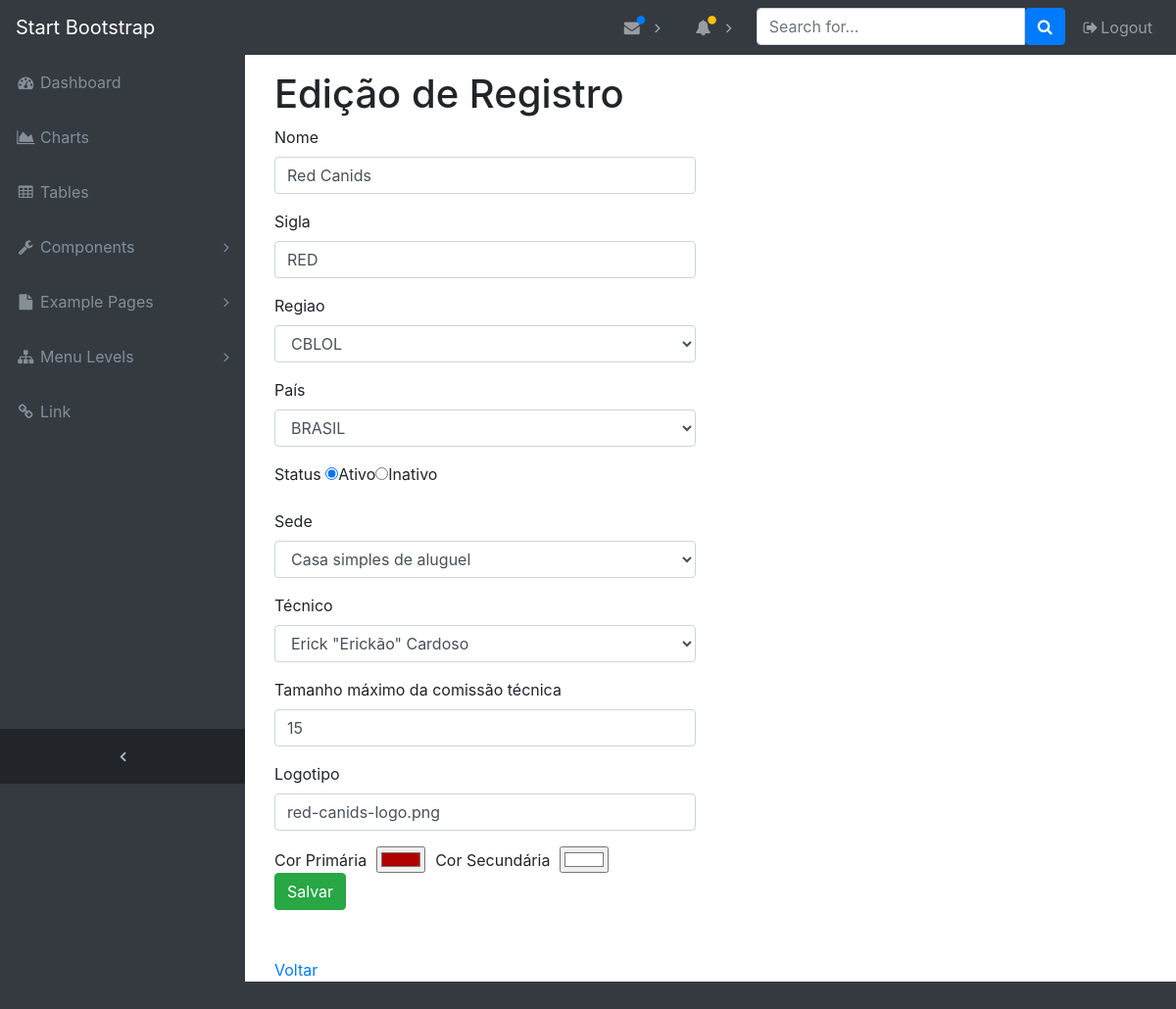
The app's page /index.php/equipe/edit/2 with its own data.
### tables this page shows
CREATE TABLE IF NOT EXISTS `equipe` (
  `id` INT NOT NULL AUTO_INCREMENT,
  `nome` VARCHAR(45) NOT NULL,
  `sigla` VARCHAR(10) NOT NULL,
  `regiao_id` INT NOT NULL,
  `status` VARCHAR(45) NOT NULL,
  `pais_id` INT NOT NULL,
  `sede_id` INT NOT NULL,
  `tecnico_id` INT NOT NULL,
  `qtd_comissao` INT NOT NULL,
  `logo` VARCHAR(45) NOT NULL,
  `cor_primaria` VARCHAR(45) NOT NULL,
  `cor_secundaria` VARCHAR(45) NOT NULL,
  PRIMARY KEY (`id`, `regiao_id`, `pais_id`, `sede_id`, `tecnico_id`),
  INDEX `fk_equipe_regiao1_idx` (`regiao_id` ASC),
  INDEX `fk_equipe_pais1_idx` (`pais_id` ASC),
  INDEX `fk_equipe_sede1_idx` (`sede_id` ASC),
  INDEX `fk_equipe_tecnico1_idx` (`tecnico_id` ASC),
  CONSTRAINT `fk_equipe_regiao1`
    FOREIGN KEY (`regiao_id`)
    REFERENCES `regiao` (`id`)
    ON DELETE NO ACTION
    ON UPDATE NO ACTION,
  CONSTRAINT `fk_equipe_pais1`
    FOREIGN KEY (`pais_id`)
    REFERENCES `pais` (`id`)
    ON DELETE NO ACTION
    ON UPDATE NO ACTION,
  CONSTRAINT `fk_equipe_sede1`
    FOREIGN KEY (`sede_id`)
    REFERENCES `sede` (`id`)
    ON DELETE NO ACTION
    ON UPDATE NO ACTION,
  CONSTRAINT `fk_equipe_tecnico1`
    FOREIGN KEY (`tecnico_id`)
    REFERENCES `tecnico` (`id`)
    ON DELETE NO ACTION
    ON UPDATE NO ACTION);

### application/controllers/Equipe.php (called while the page is built, shortened)
<?php
class Equipe extends CI_Controller {
	public function edit($id = null){
		if ($id) {
			$equipes = $this->m_equipes->get_equipes($id);
			$status_equipe = array(
				1 => 'Ativo',
				2 => 'Inativo'
			);
			if ($equipes->num_rows() > 0 ) {
				$variaveis['titulo'] = 'Edição de Registro';
				$variaveis['id'] = $equipes->row()->id;
				$variaveis['nome'] = $equipes->row()->nome;
				$variaveis['sigla'] = $equipes->row()->sigla;
				$variaveis['regiao'] = $equipes->row()->regiao_id;
				$variaveis['pais'] = $equipes->row()->pais_id;
				$variaveis['status'] = $equipes->row()->status;
				$variaveis['sede'] = $equipes->row()->sede_id;
				$variaveis['tecnico'] = $equipes->row()->tecnico_id;
				$variaveis['comissao'] = $equipes->row()->qtd_comissao;
				$variaveis['logo'] = $equipes->row()->logo;
				$variaveis['cor_primaria'] = $equipes->row()->cor_primaria;
				$variaveis['cor_secundaria'] = $equipes->row()->cor_secundaria;
				$variaveis['paises'] = $this->m_paises->get_paises();
				$variaveis['regioes'] = $this->m_base->get_regioes();
				$variaveis['sedes'] = $this->m_base->get_sedes();
				$variaveis['tecnicos'] = $this->m_base->get_tecnicos();
				$variaveis['status_equipe'] = $status_equipe;
				$variaveis['v_equipe'] = $this->load->view('equipe/v_cadastro_equipe', $variaveis, true);
				$this->load->view('template/template', $variaveis);
			} else {
				$variaveis['mensagem'] = "Registro não encontrado." ;
				$this->load->view('errors/html/v_erro', $variaveis);
			}
		}
	}
}

### index.php (called while the page is built, shortened)
<?php
require_once BASEPATH.'core/CodeIgniter.php';

### application/models/M_equipes.php (called while the page is built, shortened)
<?php
class M_equipes extends CI_Model {
	public function get_equipes($id = null){
		if ($id) {
			$this->db->where('id', $id);
		}
		$this->db->order_by("id", 'desc');
		return $this->db->get('equipe');
	}
}

### application/models/M_base.php (called while the page is built, shortened)
<?php
class M_base extends CI_Model {
	public function get_regioes($id = null){
		$this->db->order_by("id", 'desc');
		return $this->db->get('regiao');
    }
    public function get_sedes($id = null){
		$this->db->order_by("id", 'desc');
		return $this->db->get('sede');
    }
    public function get_tecnicos($id = null){
		$this->db->order_by("id", 'desc');
		return $this->db->get('tecnico');
	}
}

### application/models/M_paises.php (called while the page is built, shortened)
<?php
class M_paises extends CI_Model {
	public function get_paises($id = null){
		$this->db->order_by("nome");
		return $this->db->get('pais');
	}
}

### application/views/equipe/v_cadastro_equipe.php (the view, shortened to what this page needs)
<div class="col-md-6 col-md-offset-3">
	<div class="row">
		<div class="page_title">
		<?php echo '<h1>'.$titulo.'</h1>';?>
		</div>
	</div>
	<div class="row">
		<?= form_open('index.php/equipe/store')  ?>
			<div class="form-group">
				<label for="nome">Nome</label><span class="erro"><?php echo form_error('nome') ?  : ''; ?></span>
				<?php echo '<input type="text" name="nome" id="nome" class="form-control" value="'.$nome.'" autofocus="true" />'; ?>
			</div>
			<div class="form-group">
				<label for="sigla">Sigla</label><span class="erro"><?php echo form_error('sigla') ?  : ''; ?></span>
				<input type="text" name="sigla" id="sigla" class="form-control" value="<?= set_value('sigla') ? : (isset($sigla) ? $sigla : '') ?>" autofocus='true' />
			</div>
			<div class="form-group">
				<label for="regiao">Regiao</label><span class="regiao"><?php echo form_error('regiao') ?  : ''; ?></span>
				<?php
				echo '<select name="regiao" id="regiao" class="form-control">';
				foreach($regioes -> result() as $regioes_s){
						if ($regioes_s->id == $regiao){
							echo '<option value="'.$regioes_s->id.'" selected>'.$regioes_s->sigla.'</option>';
						}else{
						echo '<option value="'.$regioes_s->id.'">'.$regioes_s->sigla.' - '.$regioes_s->nome.'</option>';
						}
				}
				echo '</select>';?>
			</div>
			<div class="form-group">
				<label for="pais">País</label><span class="pais"><?php echo form_error('pais') ?  : ''; ?></span>
				<?php
				echo '<select name="pais" id="pais" class="form-control">';
				foreach($paises -> result() as $paises_s){
						if ($paises_s->id == $pais){
							echo '<option value="'.$paises_s->id.'" selected>'.$paises_s->nome.'</option>';
						}else{
						echo '<option value="'.$paises_s->id.'">'.$paises_s->nome.'</option>';
						}
				}
				echo '</select>';?>
			</div>
			<div class="form-group">
				<label for="status">Status</label><span class="status"><?php echo form_error('status') ?  : ''; ?></span>
				<?php
				foreach ($status_equipe as $s_e){
					if ($s_e == $status){
						echo '<label class="radio-inline"><input type="radio" name="status" id="status" value="'.$s_e.'" checked>'.$s_e.'</label>';
					}else{
						echo '<label class="radio-inline"><input type="radio" name="status" id="status" value="'.$s_e.'">'.$s_e.'</label>';
					}
				}
				?>
			</div>
			<div class="form-group">
				<label for="sede">Sede</label><span class="sede"><?php echo form_error('sede') ?  : ''; ?></span>
				<?php
				echo '<select name="sede" id="sede" class="form-control">';
				foreach($sedes -> result() as $s_s){
						if ($s_s->id == $sede){
							echo '<option value="'.$s_s->id.'" selected>'.$s_s->nome.'</option>';
						}else{
						echo '<option value="'.$s_s->id.'">'.$s_s->nome.'</option>';
						}
				}
				echo '</select>';?>
			</div>
			<div class="form-group">
				<label for="tecnico">Técnico</label><span class="tecnico"><?php echo form_error('tecnico') ?  : ''; ?></span>
				<?php
				echo '<select name="tecnico" id="tecnico" class="form-control">';
				foreach($tecnicos -> result() as $t_s){
						if ($t_s->id == $tecnico){
							echo '<option value="'.$t_s->id.'" selected>'.$t_s->nome.' "'.$t_s->nick.'" '.$t_s->sobrenome.'</option>';
						}else{
						echo '<option value="'.$t_s->id.'">'.$t_s->nome.' "'.$t_s->nick.'" '.$t_s->sobrenome.'</option>';
						}
				}
				echo '</select>';?>
			</div>
			<div class="form-group">
				<label for="comissao">Tamanho máximo da comissão técnica</label><span class="erro"><?php echo form_error('comissao') ?  : ''; ?></span>
				<?php echo '<input type="text" name="comissao" id="comissao" class="form-control" value="'.$comissao.'" autofocus="true" />'; ?>
			</div>
			<div class="form-group">
				<label for="logo">Logotipo</label><span class="logo"><?php echo form_error('logo') ?  : ''; ?></span>
				<?php echo '<input type="text" name="logo" id="logo" class="form-control" value="'.$logo.'" autofocus="true" />'; ?>
			</div>
			<div class="form-inline" >
				<div class="form-group inline-spaced">
					<label for="cor_primaria">Cor Primária</label><span class="cor_primaria inline-spaced"><?php echo form_error('cor_primaria') ?  : ''; ?></span>
					<?php echo '<input type="color" name="cor_primaria" id="cor_primaria" value="'.$cor_primaria.'">'; ?>
				</div>
				<div class="form-group inline-spaced">
					<label for="cor_secundaria">Cor Secundária</label><span class="cor_secundaria inline-spaced"><?php echo form_error('cor_secundaria') ?  : ''; ?></span>
					<?php echo '<input type="color" name="cor_secundaria" id="cor_secundaria" value="'.$cor_secundaria.'">'; ?>
				</div>
			</div>
			<div class="form-group text-left">
				<input type="submit" value="Salvar" class="btn btn-success" />
			</div>
		<?= form_close(); ?>
	</div>
	<div class="row"><hr></div>
	<div class="row">
		<?= anchor('index.php/equipe', 'Voltar') ?>
	</div>
</div>

### assets/css/sb-admin.css (style rules this page uses)
html { position: relative; min-height: 100%; }
body { overflow-x: hidden; }
body.sticky-footer { margin-bottom: 56px; }
body.fixed-nav { padding-top: 56px; }

### assets/css/style.css (style rules this page uses)
.row { margin-left:0px; margin-right:0px; }
.inline-spaced { margin-right: 10px !important; }

### records on screen
equipe: nome "Red Canids", sigla "RED", comissao "15", logo "red-canids-logo.png", cor_primaria "#b20101", cor_secundaria "#ffffff"

### other values on screen
$titulo "Edição de Registro"
$s_e "Ativo"
$s_e "Inativo"
anchor('index.php/equipe', 'Voltar') "Voltar"
form field regiao "CBLOL"
form field pais "BRASIL"
form field sede "Casa simples de aluguel"
form field tecnico "Erick \"Erickão\" Cardoso"
